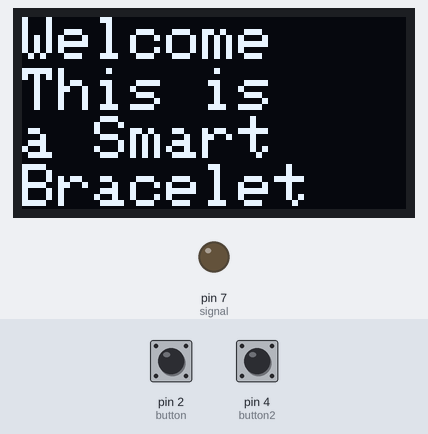
The sketch below on a simulated Arduino Uno, built with avr-gcc and run on an emulated ATmega328P. Shown: 128×64 one-colour display, output pins drawn as LEDs (lit = HIGH). Dashed ring = blinking. The test bench sets the inputs (shaded band); at power-on: pin 2 (button) LOW, pin 4 (button2) LOW.

Above: at 2.2 s.
2.3 s: pin 2 (button) pulled HIGH for 0.15 s
At 2.8 s:
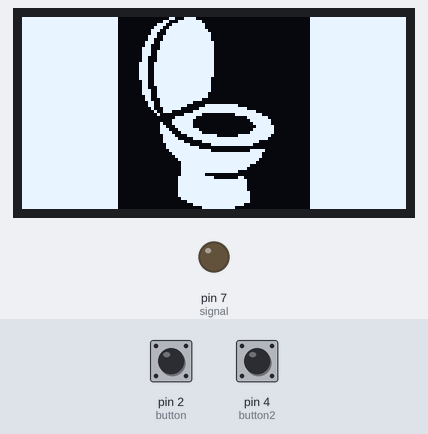
4.0 s: pin 4 (button2) pulled HIGH for 0.15 s
At 4.4 s:
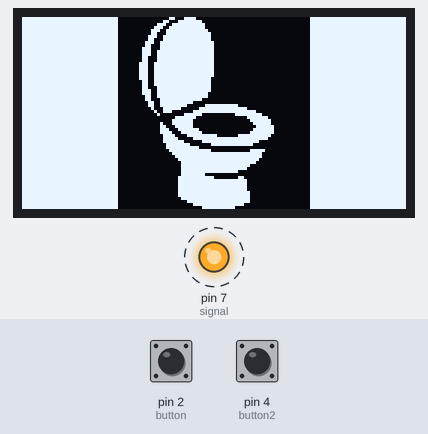
7.0 s: pin 4 (button2) pulled HIGH for 3.2 s
At 7.4 s:
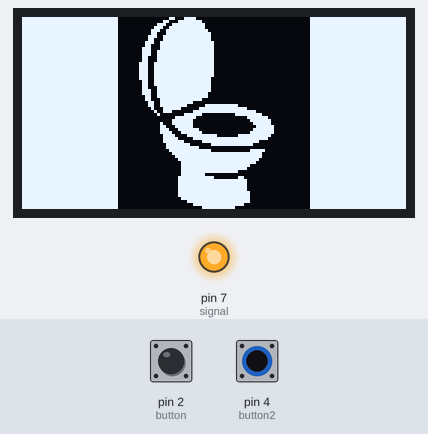
11.7 s: pin 2 (button) pulled HIGH for 1 s
At 13.4 s:
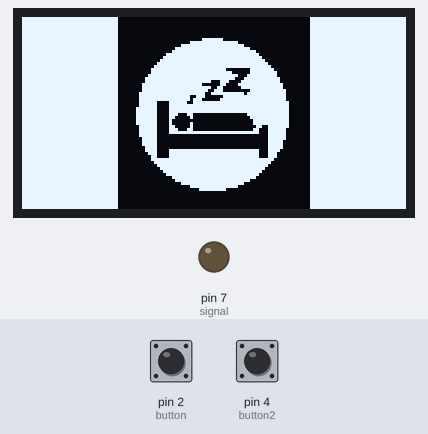
14.2 s: pin 4 (button2) pulled HIGH for 1 s
At 14.6 s:
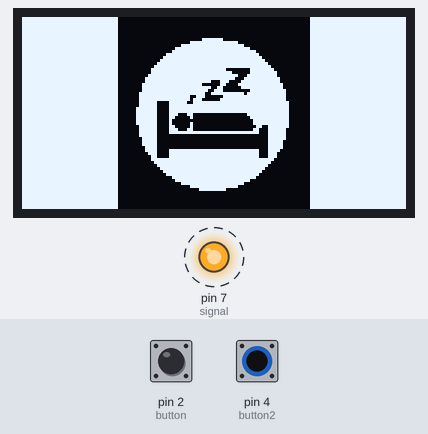
Timing chart, 0 to 17.2 s (numbered marks = the images above; inputs shaded):
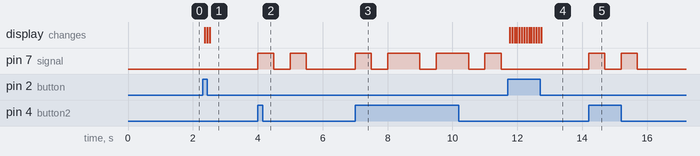

The sketch:

CareO_bracelet.ino
```cpp
#include <Wire.h>
#include <Adafruit_GFX.h>
#include <Adafruit_SSD1306.h>


#define OLED_WIDTH 128
#define OLED_HEIGHT 64

#define OLED_ADDR   0x3C

Adafruit_SSD1306 display(OLED_WIDTH, OLED_HEIGHT);

int ctr = 1;
const int button    = 2;
const int button2    = 4;
const int signal    = 7;

#define OLED_RESET 4
//Adafruit_SSD1306 display(128, 64, &Wire, OLED_RESET);

const unsigned char toilet [] PROGMEM = {
  0xff, 0xff, 0xff, 0xff, 0x00, 0x00, 0x63, 0xc0, 0x00, 0x00, 0x00, 0x00, 0xff, 0xff, 0xff, 0xff,
  0xff, 0xff, 0xff, 0xff, 0x00, 0x01, 0x8f, 0xf0, 0x00, 0x00, 0x00, 0x00, 0xff, 0xff, 0xff, 0xff,
  0xff, 0xff, 0xff, 0xff, 0x00, 0x07, 0x3f, 0xf8, 0x00, 0x00, 0x00, 0x00, 0xff, 0xff, 0xff, 0xff,
  0xff, 0xff, 0xff, 0xff, 0x00, 0x0e, 0x7f, 0xf8, 0x00, 0x00, 0x00, 0x00, 0xff, 0xff, 0xff, 0xff,
  0xff, 0xff, 0xff, 0xff, 0x00, 0x1c, 0xff, 0xfc, 0x00, 0x00, 0x00, 0x00, 0xff, 0xff, 0xff, 0xff,
  0xff, 0xff, 0xff, 0xff, 0x00, 0x18, 0xff, 0xfe, 0x00, 0x00, 0x00, 0x00, 0xff, 0xff, 0xff, 0xff,
  0xff, 0xff, 0xff, 0xff, 0x00, 0x39, 0xff, 0xfe, 0x00, 0x00, 0x00, 0x00, 0xff, 0xff, 0xff, 0xff,
  0xff, 0xff, 0xff, 0xff, 0x00, 0x31, 0xff, 0xfe, 0x00, 0x00, 0x00, 0x00, 0xff, 0xff, 0xff, 0xff,
  0xff, 0xff, 0xff, 0xff, 0x00, 0x73, 0xff, 0xff, 0x00, 0x00, 0x00, 0x00, 0xff, 0xff, 0xff, 0xff,
  0xff, 0xff, 0xff, 0xff, 0x00, 0x63, 0xff, 0xff, 0x00, 0x00, 0x00, 0x00, 0xff, 0xff, 0xff, 0xff,
  0xff, 0xff, 0xff, 0xff, 0x00, 0xe3, 0xff, 0xff, 0x00, 0x00, 0x00, 0x00, 0xff, 0xff, 0xff, 0xff,
  0xff, 0xff, 0xff, 0xff, 0x00, 0xe7, 0xff, 0xff, 0x00, 0x00, 0x00, 0x00, 0xff, 0xff, 0xff, 0xff,
  0xff, 0xff, 0xff, 0xff, 0x00, 0xe7, 0xff, 0xff, 0x00, 0x00, 0x00, 0x00, 0xff, 0xff, 0xff, 0xff,
  0xff, 0xff, 0xff, 0xff, 0x00, 0xc7, 0xff, 0xff, 0x00, 0x00, 0x00, 0x00, 0xff, 0xff, 0xff, 0xff,
  0xff, 0xff, 0xff, 0xff, 0x00, 0xc7, 0xff, 0xff, 0x00, 0x00, 0x00, 0x00, 0xff, 0xff, 0xff, 0xff,
  0xff, 0xff, 0xff, 0xff, 0x01, 0xcf, 0xff, 0xff, 0x00, 0x00, 0x00, 0x00, 0xff, 0xff, 0xff, 0xff,
  0xff, 0xff, 0xff, 0xff, 0x01, 0xcf, 0xff, 0xff, 0x00, 0x00, 0x00, 0x00, 0xff, 0xff, 0xff, 0xff,
  0xff, 0xff, 0xff, 0xff, 0x01, 0xcf, 0xff, 0xff, 0x00, 0x00, 0x00, 0x00, 0xff, 0xff, 0xff, 0xff,
  0xff, 0xff, 0xff, 0xff, 0x01, 0xcf, 0xff, 0xff, 0x00, 0x00, 0x00, 0x00, 0xff, 0xff, 0xff, 0xff,
  0xff, 0xff, 0xff, 0xff, 0x01, 0xcf, 0xff, 0xff, 0x00, 0x00, 0x00, 0x00, 0xff, 0xff, 0xff, 0xff,
  0xff, 0xff, 0xff, 0xff, 0x01, 0xcf, 0xff, 0xfe, 0x00, 0x00, 0x00, 0x00, 0xff, 0xff, 0xff, 0xff,
  0xff, 0xff, 0xff, 0xff, 0x00, 0xcf, 0xff, 0xfe, 0x00, 0x00, 0x00, 0x00, 0xff, 0xff, 0xff, 0xff,
  0xff, 0xff, 0xff, 0xff, 0x00, 0xcf, 0xff, 0xfe, 0x00, 0x00, 0x00, 0x00, 0xff, 0xff, 0xff, 0xff,
  0xff, 0xff, 0xff, 0xff, 0x00, 0xc7, 0xff, 0xfe, 0x00, 0x00, 0x00, 0x00, 0xff, 0xff, 0xff, 0xff,
  0xff, 0xff, 0xff, 0xff, 0x00, 0xe7, 0xff, 0xfe, 0x00, 0x00, 0x00, 0x00, 0xff, 0xff, 0xff, 0xff,
  0xff, 0xff, 0xff, 0xff, 0x00, 0xe7, 0xff, 0xfc, 0x00, 0x00, 0x00, 0x00, 0xff, 0xff, 0xff, 0xff,
  0xff, 0xff, 0xff, 0xff, 0x00, 0x67, 0xff, 0xfc, 0x00, 0x00, 0x00, 0x00, 0xff, 0xff, 0xff, 0xff,
  0xff, 0xff, 0xff, 0xff, 0x00, 0x63, 0xff, 0xf0, 0x00, 0x00, 0x00, 0x00, 0xff, 0xff, 0xff, 0xff,
  0xff, 0xff, 0xff, 0xff, 0x00, 0x33, 0xff, 0x80, 0x00, 0x00, 0x00, 0x00, 0xff, 0xff, 0xff, 0xff,
  0xff, 0xff, 0xff, 0xff, 0x00, 0x33, 0xfe, 0x07, 0xff, 0x00, 0x00, 0x00, 0xff, 0xff, 0xff, 0xff,
  0xff, 0xff, 0xff, 0xff, 0x00, 0x11, 0xf8, 0x1f, 0xff, 0xe0, 0x00, 0x00, 0xff, 0xff, 0xff, 0xff,
  0xff, 0xff, 0xff, 0xff, 0x00, 0x09, 0xc0, 0x7f, 0xff, 0xfc, 0x00, 0x00, 0xff, 0xff, 0xff, 0xff,
  0xff, 0xff, 0xff, 0xff, 0x00, 0x04, 0x03, 0xf0, 0x01, 0xff, 0x00, 0x00, 0xff, 0xff, 0xff, 0xff,
  0xff, 0xff, 0xff, 0xff, 0x00, 0x00, 0x1f, 0xc0, 0x00, 0x1f, 0xc0, 0x00, 0xff, 0xff, 0xff, 0xff,
  0xff, 0xff, 0xff, 0xff, 0x00, 0x00, 0x3f, 0x80, 0x00, 0x0f, 0xe0, 0x00, 0xff, 0xff, 0xff, 0xff,
  0xff, 0xff, 0xff, 0xff, 0x00, 0x02, 0x3f, 0x80, 0x00, 0x07, 0xe0, 0x00, 0xff, 0xff, 0xff, 0xff,
  0xff, 0xff, 0xff, 0xff, 0x00, 0x03, 0x1f, 0x80, 0x00, 0x03, 0xf0, 0x00, 0xff, 0xff, 0xff, 0xff,
  0xff, 0xff, 0xff, 0xff, 0x00, 0x03, 0x8f, 0xe0, 0x00, 0x07, 0xf0, 0x00, 0xff, 0xff, 0xff, 0xff,
  0xff, 0xff, 0xff, 0xff, 0x00, 0x03, 0xc7, 0xf0, 0x00, 0x0f, 0xf0, 0x00, 0xff, 0xff, 0xff, 0xff,
  0xff, 0xff, 0xff, 0xff, 0x00, 0x01, 0xe1, 0xff, 0x80, 0xff, 0xe0, 0x00, 0xff, 0xff, 0xff, 0xff,
  0xff, 0xff, 0xff, 0xff, 0x00, 0x01, 0xf0, 0x7f, 0xff, 0xff, 0xc0, 0x00, 0xff, 0xff, 0xff, 0xff,
  0xff, 0xff, 0xff, 0xff, 0x00, 0x01, 0xfc, 0x0f, 0xff, 0xfe, 0x00, 0x00, 0xff, 0xff, 0xff, 0xff,
  0xff, 0xff, 0xff, 0xff, 0x00, 0x00, 0xff, 0x01, 0xff, 0xf8, 0x00, 0x00, 0xff, 0xff, 0xff, 0xff,
  0xff, 0xff, 0xff, 0xff, 0x00, 0x00, 0xff, 0xe0, 0x00, 0x00, 0x00, 0x00, 0xff, 0xff, 0xff, 0xff,
  0xff, 0xff, 0xff, 0xff, 0x00, 0x00, 0x7f, 0xfe, 0x00, 0x0f, 0x80, 0x00, 0xff, 0xff, 0xff, 0xff,
  0xff, 0xff, 0xff, 0xff, 0x00, 0x00, 0x3f, 0xff, 0xff, 0xff, 0x00, 0x00, 0xff, 0xff, 0xff, 0xff,
  0xff, 0xff, 0xff, 0xff, 0x00, 0x00, 0x1f, 0xff, 0xff, 0xff, 0x00, 0x00, 0xff, 0xff, 0xff, 0xff,
  0xff, 0xff, 0xff, 0xff, 0x00, 0x00, 0x0f, 0xff, 0xff, 0xfe, 0x00, 0x00, 0xff, 0xff, 0xff, 0xff,
  0xff, 0xff, 0xff, 0xff, 0x00, 0x00, 0x07, 0xff, 0xff, 0xfc, 0x00, 0x00, 0xff, 0xff, 0xff, 0xff,
  0xff, 0xff, 0xff, 0xff, 0x00, 0x00, 0x07, 0xff, 0xff, 0xf0, 0x00, 0x00, 0xff, 0xff, 0xff, 0xff,
  0xff, 0xff, 0xff, 0xff, 0x00, 0x00, 0x07, 0xff, 0xff, 0xe0, 0x00, 0x00, 0xff, 0xff, 0xff, 0xff,
  0xff, 0xff, 0xff, 0xff, 0x00, 0x00, 0x07, 0xff, 0xff, 0x00, 0x00, 0x00, 0xff, 0xff, 0xff, 0xff,
  0xff, 0xff, 0xff, 0xff, 0x00, 0x00, 0x07, 0xf8, 0x00, 0x00, 0x00, 0x00, 0xff, 0xff, 0xff, 0xff,
  0xff, 0xff, 0xff, 0xff, 0x00, 0x00, 0x0f, 0xff, 0x00, 0xc0, 0x00, 0x00, 0xff, 0xff, 0xff, 0xff,
  0xff, 0xff, 0xff, 0xff, 0x00, 0x00, 0x0f, 0xff, 0xff, 0xe0, 0x00, 0x00, 0xff, 0xff, 0xff, 0xff,
  0xff, 0xff, 0xff, 0xff, 0x00, 0x00, 0x0f, 0xff, 0xff, 0xe0, 0x00, 0x00, 0xff, 0xff, 0xff, 0xff,
  0xff, 0xff, 0xff, 0xff, 0x00, 0x00, 0x0f, 0xff, 0xff, 0xe0, 0x00, 0x00, 0xff, 0xff, 0xff, 0xff,
  0xff, 0xff, 0xff, 0xff, 0x00, 0x00, 0x0f, 0xff, 0xff, 0xe0, 0x00, 0x00, 0xff, 0xff, 0xff, 0xff,
  0xff, 0xff, 0xff, 0xff, 0x00, 0x00, 0x0f, 0xff, 0xff, 0xf0, 0x00, 0x00, 0xff, 0xff, 0xff, 0xff,
  0xff, 0xff, 0xff, 0xff, 0x00, 0x00, 0x0f, 0xff, 0xff, 0xf0, 0x00, 0x00, 0xff, 0xff, 0xff, 0xff,
  0xff, 0xff, 0xff, 0xff, 0x00, 0x00, 0x07, 0xff, 0xff, 0xf0, 0x00, 0x00, 0xff, 0xff, 0xff, 0xff,
  0xff, 0xff, 0xff, 0xff, 0x00, 0x00, 0x01, 0xff, 0xff, 0xf0, 0x00, 0x00, 0xff, 0xff, 0xff, 0xff,
  0xff, 0xff, 0xff, 0xff, 0x00, 0x00, 0x00, 0x7f, 0xff, 0xc0, 0x00, 0x00, 0xff, 0xff, 0xff, 0xff,
  0xff, 0xff, 0xff, 0xff, 0x00, 0x00, 0x00, 0x0f, 0xfe, 0x00, 0x00, 0x00, 0xff, 0xff, 0xff, 0xff
};


const unsigned char sleep [] PROGMEM = {
  0xff, 0xff, 0xff, 0xff, 0x00, 0x00, 0x00, 0x00, 0x00, 0x00, 0x00, 0x00, 0xff, 0xff, 0xff, 0xff,
  0xff, 0xff, 0xff, 0xff, 0x00, 0x00, 0x00, 0x00, 0x00, 0x00, 0x00, 0x00, 0xff, 0xff, 0xff, 0xff,
  0xff, 0xff, 0xff, 0xff, 0x00, 0x00, 0x00, 0x00, 0x00, 0x00, 0x00, 0x00, 0xff, 0xff, 0xff, 0xff,
  0xff, 0xff, 0xff, 0xff, 0x00, 0x00, 0x00, 0x00, 0x00, 0x00, 0x00, 0x00, 0xff, 0xff, 0xff, 0xff,
  0xff, 0xff, 0xff, 0xff, 0x00, 0x00, 0x00, 0x00, 0x00, 0x00, 0x00, 0x00, 0xff, 0xff, 0xff, 0xff,
  0xff, 0xff, 0xff, 0xff, 0x00, 0x00, 0x00, 0x00, 0x00, 0x00, 0x00, 0x00, 0xff, 0xff, 0xff, 0xff,
  0xff, 0xff, 0xff, 0xff, 0x00, 0x00, 0x00, 0x00, 0x00, 0x00, 0x00, 0x00, 0xff, 0xff, 0xff, 0xff,
  0xff, 0xff, 0xff, 0xff, 0x00, 0x00, 0x00, 0x0f, 0xe0, 0x00, 0x00, 0x00, 0xff, 0xff, 0xff, 0xff,
  0xff, 0xff, 0xff, 0xff, 0x00, 0x00, 0x00, 0xff, 0xff, 0x00, 0x00, 0x00, 0xff, 0xff, 0xff, 0xff,
  0xff, 0xff, 0xff, 0xff, 0x00, 0x00, 0x07, 0xff, 0xff, 0xc0, 0x00, 0x00, 0xff, 0xff, 0xff, 0xff,
  0xff, 0xff, 0xff, 0xff, 0x00, 0x00, 0x1f, 0xff, 0xff, 0xf0, 0x00, 0x00, 0xff, 0xff, 0xff, 0xff,
  0xff, 0xff, 0xff, 0xff, 0x00, 0x00, 0x3f, 0xff, 0xff, 0xfc, 0x00, 0x00, 0xff, 0xff, 0xff, 0xff,
  0xff, 0xff, 0xff, 0xff, 0x00, 0x00, 0xff, 0xff, 0xff, 0xfe, 0x00, 0x00, 0xff, 0xff, 0xff, 0xff,
  0xff, 0xff, 0xff, 0xff, 0x00, 0x01, 0xff, 0xff, 0xff, 0xff, 0x00, 0x00, 0xff, 0xff, 0xff, 0xff,
  0xff, 0xff, 0xff, 0xff, 0x00, 0x03, 0xff, 0xff, 0xff, 0xff, 0x80, 0x00, 0xff, 0xff, 0xff, 0xff,
  0xff, 0xff, 0xff, 0xff, 0x00, 0x07, 0xff, 0xff, 0xff, 0xff, 0xc0, 0x00, 0xff, 0xff, 0xff, 0xff,
  0xff, 0xff, 0xff, 0xff, 0x00, 0x0f, 0xff, 0xff, 0xff, 0xff, 0xe0, 0x00, 0xff, 0xff, 0xff, 0xff,
  0xff, 0xff, 0xff, 0xff, 0x00, 0x1f, 0xff, 0xff, 0xf0, 0x0f, 0xf0, 0x00, 0xff, 0xff, 0xff, 0xff,
  0xff, 0xff, 0xff, 0xff, 0x00, 0x1f, 0xff, 0xff, 0xfc, 0x0f, 0xf8, 0x00, 0xff, 0xff, 0xff, 0xff,
  0xff, 0xff, 0xff, 0xff, 0x00, 0x3f, 0xff, 0xff, 0xff, 0x1f, 0xf8, 0x00, 0xff, 0xff, 0xff, 0xff,
  0xff, 0xff, 0xff, 0xff, 0x00, 0x7f, 0xff, 0xff, 0xfe, 0x3f, 0xfc, 0x00, 0xff, 0xff, 0xff, 0xff,
  0xff, 0xff, 0xff, 0xff, 0x00, 0x7f, 0xff, 0xfe, 0x38, 0x7f, 0xfc, 0x00, 0xff, 0xff, 0xff, 0xff,
  0xff, 0xff, 0xff, 0xff, 0x00, 0xff, 0xff, 0xf0, 0x30, 0xff, 0xfe, 0x00, 0xff, 0xff, 0xff, 0xff,
  0xff, 0xff, 0xff, 0xff, 0x00, 0xff, 0xff, 0xfe, 0x60, 0x7f, 0xfe, 0x00, 0xff, 0xff, 0xff, 0xff,
  0xff, 0xff, 0xff, 0xff, 0x00, 0xff, 0xff, 0xfc, 0xe0, 0x0f, 0xff, 0x00, 0xff, 0xff, 0xff, 0xff,
  0xff, 0xff, 0xff, 0xff, 0x01, 0xff, 0xff, 0xf9, 0xff, 0xdf, 0xff, 0x00, 0xff, 0xff, 0xff, 0xff,
  0xff, 0xff, 0xff, 0xff, 0x01, 0xff, 0xff, 0x38, 0x1f, 0xff, 0xff, 0x00, 0xff, 0xff, 0xff, 0xff,
  0xff, 0xff, 0xff, 0xff, 0x01, 0xff, 0xff, 0x70, 0x3f, 0xff, 0xff, 0x00, 0xff, 0xff, 0xff, 0xff,
  0xff, 0xff, 0xff, 0xff, 0x01, 0xf8, 0x7e, 0x7f, 0xff, 0xff, 0xff, 0x80, 0xff, 0xff, 0xff, 0xff,
  0xff, 0xff, 0xff, 0xff, 0x01, 0xf8, 0x7f, 0xff, 0xff, 0xff, 0xff, 0x80, 0xff, 0xff, 0xff, 0xff,
  0xff, 0xff, 0xff, 0xff, 0x03, 0xf8, 0x7f, 0xff, 0xff, 0xff, 0xff, 0x80, 0xff, 0xff, 0xff, 0xff,
  0xff, 0xff, 0xff, 0xff, 0x03, 0xf8, 0x7f, 0xff, 0xff, 0xff, 0xff, 0x80, 0xff, 0xff, 0xff, 0xff,
  0xff, 0xff, 0xff, 0xff, 0x03, 0xf8, 0x71, 0x80, 0x00, 0x1f, 0xff, 0x80, 0xff, 0xff, 0xff, 0xff,
  0xff, 0xff, 0xff, 0xff, 0x03, 0xf8, 0x60, 0x80, 0x00, 0x0f, 0xff, 0x80, 0xff, 0xff, 0xff, 0xff,
  0xff, 0xff, 0xff, 0xff, 0x03, 0xf8, 0x40, 0x00, 0x00, 0x07, 0xff, 0x80, 0xff, 0xff, 0xff, 0xff,
  0xff, 0xff, 0xff, 0xff, 0x03, 0xf8, 0x40, 0x80, 0x00, 0x07, 0xff, 0x80, 0xff, 0xff, 0xff, 0xff,
  0xff, 0xff, 0xff, 0xff, 0x01, 0xf8, 0x60, 0x80, 0x00, 0x03, 0x3f, 0x80, 0xff, 0xff, 0xff, 0xff,
  0xff, 0xff, 0xff, 0xff, 0x01, 0xf8, 0x71, 0x80, 0x00, 0x06, 0x3f, 0x00, 0xff, 0xff, 0xff, 0xff,
  0xff, 0xff, 0xff, 0xff, 0x01, 0xf8, 0x7f, 0xff, 0xff, 0xfe, 0x3f, 0x00, 0xff, 0xff, 0xff, 0xff,
  0xff, 0xff, 0xff, 0xff, 0x01, 0xf8, 0x00, 0x00, 0x00, 0x00, 0x3f, 0x00, 0xff, 0xff, 0xff, 0xff,
  0xff, 0xff, 0xff, 0xff, 0x00, 0xf8, 0x00, 0x00, 0x00, 0x00, 0x3f, 0x00, 0xff, 0xff, 0xff, 0xff,
  0xff, 0xff, 0xff, 0xff, 0x00, 0xf8, 0x00, 0x00, 0x00, 0x00, 0x3e, 0x00, 0xff, 0xff, 0xff, 0xff,
  0xff, 0xff, 0xff, 0xff, 0x00, 0xf8, 0x00, 0x00, 0x00, 0x00, 0x3e, 0x00, 0xff, 0xff, 0xff, 0xff,
  0xff, 0xff, 0xff, 0xff, 0x00, 0x78, 0x00, 0x00, 0x00, 0x00, 0x3e, 0x00, 0xff, 0xff, 0xff, 0xff,
  0xff, 0xff, 0xff, 0xff, 0x00, 0x78, 0x7f, 0xff, 0xff, 0xfe, 0x3c, 0x00, 0xff, 0xff, 0xff, 0xff,
  0xff, 0xff, 0xff, 0xff, 0x00, 0x38, 0x7f, 0xff, 0xff, 0xfe, 0x38, 0x00, 0xff, 0xff, 0xff, 0xff,
  0xff, 0xff, 0xff, 0xff, 0x00, 0x18, 0x7f, 0xff, 0xff, 0xfe, 0x38, 0x00, 0xff, 0xff, 0xff, 0xff,
  0xff, 0xff, 0xff, 0xff, 0x00, 0x1f, 0xff, 0xff, 0xff, 0xff, 0xf0, 0x00, 0xff, 0xff, 0xff, 0xff,
  0xff, 0xff, 0xff, 0xff, 0x00, 0x0f, 0xff, 0xff, 0xff, 0xff, 0xe0, 0x00, 0xff, 0xff, 0xff, 0xff,
  0xff, 0xff, 0xff, 0xff, 0x00, 0x07, 0xff, 0xff, 0xff, 0xff, 0xc0, 0x00, 0xff, 0xff, 0xff, 0xff,
  0xff, 0xff, 0xff, 0xff, 0x00, 0x03, 0xff, 0xff, 0xff, 0xff, 0x80, 0x00, 0xff, 0xff, 0xff, 0xff,
  0xff, 0xff, 0xff, 0xff, 0x00, 0x01, 0xff, 0xff, 0xff, 0xff, 0x00, 0x00, 0xff, 0xff, 0xff, 0xff,
  0xff, 0xff, 0xff, 0xff, 0x00, 0x00, 0xff, 0xff, 0xff, 0xfe, 0x00, 0x00, 0xff, 0xff, 0xff, 0xff,
  0xff, 0xff, 0xff, 0xff, 0x00, 0x00, 0x3f, 0xff, 0xff, 0xfc, 0x00, 0x00, 0xff, 0xff, 0xff, 0xff,
  0xff, 0xff, 0xff, 0xff, 0x00, 0x00, 0x1f, 0xff, 0xff, 0xf0, 0x00, 0x00, 0xff, 0xff, 0xff, 0xff,
  0xff, 0xff, 0xff, 0xff, 0x00, 0x00, 0x07, 0xff, 0xff, 0xc0, 0x00, 0x00, 0xff, 0xff, 0xff, 0xff,
  0xff, 0xff, 0xff, 0xff, 0x00, 0x00, 0x00, 0xff, 0xff, 0x00, 0x00, 0x00, 0xff, 0xff, 0xff, 0xff,
  0xff, 0xff, 0xff, 0xff, 0x00, 0x00, 0x00, 0x1f, 0xf0, 0x00, 0x00, 0x00, 0xff, 0xff, 0xff, 0xff,
  0xff, 0xff, 0xff, 0xff, 0x00, 0x00, 0x00, 0x00, 0x00, 0x00, 0x00, 0x00, 0xff, 0xff, 0xff, 0xff,
  0xff, 0xff, 0xff, 0xff, 0x00, 0x00, 0x00, 0x00, 0x00, 0x00, 0x00, 0x00, 0xff, 0xff, 0xff, 0xff,
  0xff, 0xff, 0xff, 0xff, 0x00, 0x00, 0x00, 0x00, 0x00, 0x00, 0x00, 0x00, 0xff, 0xff, 0xff, 0xff,
  0xff, 0xff, 0xff, 0xff, 0x00, 0x00, 0x00, 0x00, 0x00, 0x00, 0x00, 0x00, 0xff, 0xff, 0xff, 0xff,
  0xff, 0xff, 0xff, 0xff, 0x00, 0x00, 0x00, 0x00, 0x00, 0x00, 0x00, 0x00, 0xff, 0xff, 0xff, 0xff,
  0xff, 0xff, 0xff, 0xff, 0x00, 0x00, 0x00, 0x00, 0x00, 0x00, 0x00, 0x00, 0xff, 0xff, 0xff, 0xff
};

const unsigned char food [] PROGMEM = {
  0x00, 0x00, 0x00, 0x00, 0x00, 0x00, 0x00, 0x00, 0x00, 0x00, 0x00, 0x00, 0x00, 0x00, 0x00, 0x00,
  0x00, 0x00, 0x00, 0x00, 0x00, 0x00, 0x00, 0x00, 0x00, 0x00, 0x00, 0x00, 0x00, 0x00, 0x00, 0x00,
  0x00, 0x00, 0x00, 0x00, 0x00, 0x00, 0x00, 0x00, 0x00, 0x00, 0x00, 0x00, 0x00, 0x00, 0x00, 0x00,
  0x00, 0x00, 0x00, 0x00, 0x00, 0x00, 0x00, 0x07, 0xf0, 0x00, 0x00, 0x00, 0x00, 0x00, 0x00, 0x00,
  0x00, 0x00, 0x01, 0x2d, 0x00, 0x00, 0x00, 0xff, 0xff, 0x00, 0x00, 0x00, 0x07, 0x00, 0x00, 0x00,
  0x00, 0x00, 0x01, 0x2d, 0x00, 0x00, 0x03, 0xff, 0xff, 0xe0, 0x00, 0x00, 0x07, 0x00, 0x00, 0x00,
  0x00, 0x00, 0x01, 0x2d, 0x00, 0x00, 0x1f, 0xff, 0xff, 0xfc, 0x00, 0x00, 0x0f, 0x00, 0x00, 0x00,
  0x00, 0x00, 0x01, 0x2d, 0x00, 0x00, 0x7f, 0xff, 0xff, 0xfe, 0x00, 0x00, 0x0f, 0x00, 0x00, 0x00,
  0x00, 0x00, 0x01, 0x2d, 0x00, 0x00, 0xff, 0xff, 0xff, 0xff, 0x80, 0x00, 0x0f, 0x00, 0x00, 0x00,
  0x00, 0x00, 0x01, 0x2d, 0x00, 0x03, 0xff, 0xff, 0xff, 0xff, 0xc0, 0x00, 0x0f, 0x00, 0x00, 0x00,
  0x00, 0x00, 0x03, 0x2d, 0x00, 0x07, 0xff, 0xff, 0xff, 0xff, 0xf0, 0x00, 0x1f, 0x00, 0x00, 0x00,
  0x00, 0x00, 0x03, 0x2d, 0x00, 0x0f, 0xff, 0xff, 0xff, 0xff, 0xf8, 0x00, 0x1f, 0x00, 0x00, 0x00,
  0x00, 0x00, 0x03, 0x2d, 0x80, 0x1f, 0xff, 0xff, 0xff, 0xff, 0xfc, 0x00, 0x1f, 0x00, 0x00, 0x00,
  0x00, 0x00, 0x03, 0x2d, 0x80, 0x3f, 0xff, 0xf8, 0x0f, 0xff, 0xfe, 0x00, 0x1f, 0x00, 0x00, 0x00,
  0x00, 0x00, 0x03, 0x2d, 0x80, 0x7f, 0xff, 0xc0, 0x01, 0xff, 0xfe, 0x00, 0x1f, 0x00, 0x00, 0x00,
  0x00, 0x00, 0x03, 0x2d, 0x80, 0x7f, 0xfe, 0x00, 0x00, 0x7f, 0xff, 0x00, 0x1f, 0x00, 0x00, 0x00,
  0x00, 0x00, 0x03, 0x2d, 0x80, 0xff, 0xfc, 0x00, 0x00, 0x1f, 0xff, 0x80, 0x1f, 0x00, 0x00, 0x00,
  0x00, 0x00, 0x03, 0xff, 0x81, 0xff, 0xf0, 0x00, 0x00, 0x07, 0xff, 0xc0, 0x3f, 0x00, 0x00, 0x00,
  0x00, 0x00, 0x03, 0xff, 0x81, 0xff, 0xe0, 0x00, 0x00, 0x03, 0xff, 0xc0, 0x3f, 0x00, 0x00, 0x00,
  0x00, 0x00, 0x03, 0xff, 0x83, 0xff, 0xc0, 0x00, 0x00, 0x01, 0xff, 0xe0, 0x3f, 0x00, 0x00, 0x00,
  0x00, 0x00, 0x03, 0xff, 0x03, 0xff, 0x80, 0x00, 0x00, 0x00, 0xff, 0xe0, 0x3f, 0x00, 0x00, 0x00,
  0x00, 0x00, 0x01, 0xff, 0x07, 0xff, 0x00, 0x00, 0x00, 0x00, 0xff, 0xf0, 0x3f, 0x00, 0x00, 0x00,
  0x00, 0x00, 0x01, 0xff, 0x07, 0xff, 0x00, 0x00, 0x00, 0x00, 0x7f, 0xf0, 0x3f, 0x00, 0x00, 0x00,
  0x00, 0x00, 0x00, 0xfe, 0x07, 0xfe, 0x00, 0x78, 0x0f, 0x00, 0x3f, 0xf0, 0x3f, 0x00, 0x00, 0x00,
  0x00, 0x00, 0x00, 0x7c, 0x0f, 0xfe, 0x01, 0xfe, 0x3f, 0xc0, 0x3f, 0xf8, 0x3f, 0x00, 0x00, 0x00,
  0x00, 0x00, 0x00, 0x3c, 0x0f, 0xfc, 0x03, 0xff, 0x7f, 0xe0, 0x1f, 0xf8, 0x3f, 0x00, 0x00, 0x00,
  0x00, 0x00, 0x00, 0x3c, 0x0f, 0xfc, 0x07, 0xff, 0xff, 0xf0, 0x1f, 0xf8, 0x3f, 0x00, 0x00, 0x00,
  0x00, 0x00, 0x00, 0x3c, 0x0f, 0xfc, 0x0f, 0xff, 0xff, 0xf0, 0x1f, 0xf8, 0x3f, 0x00, 0x00, 0x00,
  0x00, 0x00, 0x00, 0x3c, 0x1f, 0xf8, 0x0f, 0xff, 0xff, 0xf8, 0x0f, 0xfc, 0x3f, 0x00, 0x00, 0x00,
  0x00, 0x00, 0x00, 0x3c, 0x1f, 0xf8, 0x0f, 0xff, 0xff, 0xf8, 0x0f, 0xfc, 0x3f, 0x00, 0x00, 0x00,
  0x00, 0x00, 0x00, 0x7c, 0x1f, 0xf8, 0x0f, 0xff, 0xff, 0xf8, 0x0f, 0xfc, 0x3f, 0x00, 0x00, 0x00,
  0x00, 0x00, 0x00, 0x7c, 0x1f, 0xf8, 0x0f, 0xff, 0xff, 0xf8, 0x0f, 0xfc, 0x1f, 0x00, 0x00, 0x00,
  0x00, 0x00, 0x00, 0x7c, 0x1f, 0xf8, 0x0f, 0xff, 0xff, 0xf8, 0x0f, 0xfc, 0x0f, 0x00, 0x00, 0x00,
  0x00, 0x00, 0x00, 0x7c, 0x1f, 0xf8, 0x0f, 0xff, 0xff, 0xf8, 0x0f, 0xfc, 0x0f, 0x00, 0x00, 0x00,
  0x00, 0x00, 0x00, 0x7c, 0x1f, 0xf8, 0x0f, 0xff, 0xff, 0xf8, 0x0f, 0xfc, 0x0f, 0x00, 0x00, 0x00,
  0x00, 0x00, 0x00, 0x7c, 0x1f, 0xf8, 0x07, 0xff, 0xff, 0xf0, 0x0f, 0xfc, 0x0f, 0x00, 0x00, 0x00,
  0x00, 0x00, 0x00, 0x7c, 0x1f, 0xf8, 0x03, 0xff, 0xff, 0xe0, 0x0f, 0xfc, 0x0f, 0x00, 0x00, 0x00,
  0x00, 0x00, 0x00, 0x7c, 0x1f, 0xf8, 0x01, 0xff, 0xff, 0xc0, 0x0f, 0xfc, 0x0f, 0x00, 0x00, 0x00,
  0x00, 0x00, 0x00, 0x7c, 0x0f, 0xfc, 0x00, 0xff, 0xff, 0x80, 0x1f, 0xf8, 0x0f, 0x00, 0x00, 0x00,
  0x00, 0x00, 0x00, 0x7c, 0x0f, 0xfc, 0x00, 0xff, 0xff, 0x00, 0x1f, 0xf8, 0x0f, 0x00, 0x00, 0x00,
  0x00, 0x00, 0x00, 0x7c, 0x0f, 0xfc, 0x00, 0x7f, 0xfe, 0x00, 0x1f, 0xf8, 0x0f, 0x00, 0x00, 0x00,
  0x00, 0x00, 0x00, 0x7c, 0x0f, 0xfe, 0x00, 0x1f, 0xfc, 0x00, 0x3f, 0xf8, 0x0f, 0x00, 0x00, 0x00,
  0x00, 0x00, 0x00, 0x7c, 0x07, 0xfe, 0x00, 0x0f, 0xf8, 0x00, 0x3f, 0xf0, 0x0f, 0x80, 0x00, 0x00,
  0x00, 0x00, 0x00, 0x7c, 0x07, 0xff, 0x00, 0x03, 0xe0, 0x00, 0x7f, 0xf0, 0x0f, 0x80, 0x00, 0x00,
  0x00, 0x00, 0x00, 0x7c, 0x07, 0xff, 0x00, 0x01, 0xc0, 0x00, 0x7f, 0xf0, 0x0f, 0x80, 0x00, 0x00,
  0x00, 0x00, 0x00, 0x7c, 0x03, 0xff, 0x80, 0x00, 0x00, 0x00, 0xff, 0xe0, 0x0f, 0x80, 0x00, 0x00,
  0x00, 0x00, 0x00, 0x7c, 0x03, 0xff, 0xc0, 0x00, 0x00, 0x01, 0xff, 0xe0, 0x0f, 0x80, 0x00, 0x00,
  0x00, 0x00, 0x00, 0x7c, 0x01, 0xff, 0xe0, 0x00, 0x00, 0x03, 0xff, 0xc0, 0x0f, 0x80, 0x00, 0x00,
  0x00, 0x00, 0x00, 0x7c, 0x01, 0xff, 0xf0, 0x00, 0x00, 0x07, 0xff, 0xc0, 0x0f, 0x80, 0x00, 0x00,
  0x00, 0x00, 0x00, 0x7c, 0x00, 0xff, 0xfc, 0x00, 0x00, 0x1f, 0xff, 0x80, 0x0f, 0x80, 0x00, 0x00,
  0x00, 0x00, 0x00, 0x7c, 0x00, 0x7f, 0xfe, 0x00, 0x00, 0x3f, 0xff, 0x00, 0x0f, 0x80, 0x00, 0x00,
  0x00, 0x00, 0x00, 0x7c, 0x00, 0x7f, 0xff, 0xc0, 0x01, 0xff, 0xfe, 0x00, 0x0f, 0x80, 0x00, 0x00,
  0x00, 0x00, 0x00, 0x7c, 0x00, 0x3f, 0xff, 0xfc, 0x1f, 0xff, 0xfe, 0x00, 0x0f, 0x80, 0x00, 0x00,
  0x00, 0x00, 0x00, 0x7c, 0x00, 0x1f, 0xff, 0xff, 0xff, 0xff, 0xfc, 0x00, 0x0f, 0x80, 0x00, 0x00,
  0x00, 0x00, 0x00, 0x7c, 0x00, 0x0f, 0xff, 0xff, 0xff, 0xff, 0xf8, 0x00, 0x0f, 0x80, 0x00, 0x00,
  0x00, 0x00, 0x00, 0x7c, 0x00, 0x07, 0xff, 0xff, 0xff, 0xff, 0xf0, 0x00, 0x0f, 0x80, 0x00, 0x00,
  0x00, 0x00, 0x00, 0x7c, 0x00, 0x01, 0xff, 0xff, 0xff, 0xff, 0xc0, 0x00, 0x1f, 0x80, 0x00, 0x00,
  0x00, 0x00, 0x00, 0x7c, 0x00, 0x00, 0xff, 0xff, 0xff, 0xff, 0x80, 0x00, 0x1f, 0x80, 0x00, 0x00,
  0x00, 0x00, 0x00, 0x7c, 0x00, 0x00, 0x3f, 0xff, 0xff, 0xfe, 0x00, 0x00, 0x1f, 0x80, 0x00, 0x00,
  0x00, 0x00, 0x00, 0x7c, 0x00, 0x00, 0x1f, 0xff, 0xff, 0xfc, 0x00, 0x00, 0x1f, 0x80, 0x00, 0x00,
  0x00, 0x00, 0x00, 0x7c, 0x00, 0x00, 0x07, 0xff, 0xff, 0xe0, 0x00, 0x00, 0x1f, 0x80, 0x00, 0x00,
  0x00, 0x00, 0x00, 0x7c, 0x00, 0x00, 0x00, 0x7f, 0xff, 0x00, 0x00, 0x00, 0x0f, 0x80, 0x00, 0x00,
  0x00, 0x00, 0x00, 0x00, 0x00, 0x00, 0x00, 0x00, 0x00, 0x00, 0x00, 0x00, 0x00, 0x00, 0x00, 0x00,
  0x00, 0x00, 0x00, 0x00, 0x00, 0x00, 0x00, 0x00, 0x00, 0x00, 0x00, 0x00, 0x00, 0x00, 0x00, 0x00
};


void setup() {

  display.begin(SSD1306_SWITCHCAPVCC, OLED_ADDR);
  Serial.begin(9600);

  pinMode(button,INPUT);
  pinMode(button2,INPUT);
  pinMode(signal,OUTPUT);

  display.clearDisplay();

  display.setTextSize(2);
  display.setTextColor(WHITE);
  display.setCursor(0, 0);
  display.println("Welcome");

  display.setTextSize(2);
  display.setTextColor(WHITE);
  display.setCursor(0, 17);
  display.println("This is");
  display.println("a Smart");
  display.println("Bracelet");

  display.display();

  delay(1000);

   display.clearDisplay();
}

void loop() {


  int  NextButton = digitalRead(button);
  int  ChooseButton = digitalRead(button2);


  if (NextButton == HIGH)
  {
    if (ctr == 1)
    {
      display.clearDisplay();
      display.begin(SSD1306_SWITCHCAPVCC,0x3C);
      display.clearDisplay();
      display.drawBitmap(0, 0, food, 128, 64, WHITE);
      display.display();

      ctr ++;
    }
    else if (ctr == 2)
    {
      display.clearDisplay();
      display.begin(SSD1306_SWITCHCAPVCC,0x3C);
      display.clearDisplay();
      display.drawBitmap(0, 0, sleep, 128, 64, WHITE);
      display.display();

      ctr ++;
    }
    else
    {
      display.clearDisplay();
      display.begin(SSD1306_SWITCHCAPVCC,0x3C);
      display.clearDisplay();
      display.drawBitmap(0, 0, toilet, 128, 64, WHITE);
      display.display();

      ctr = 1;
    }
  }
  else if (ChooseButton == HIGH)
  {
      digitalWrite(signal, HIGH);
      delay(500);
      digitalWrite(signal, LOW);
      delay(500);
      digitalWrite(signal, HIGH);
      delay(500);
      digitalWrite(signal, LOW);
  }
}
```

Measured:
- after the input at 2.3 s, the display: first changes after 0.07 s (image 1 shows a later state)
- after the input at 4.0 s, pin 7 (signal): alternates HIGH for 0.50 s and LOW for 0.50 s, 4 changes in all, then stays LOW, starting at once
- after the input at 7.0 s, pin 7 (signal): LOW → HIGH at once, then repeats every 1.5 s: LOW 0.50 s, HIGH 1.0 s
- after the input at 11.7 s, the display: first changes after 0.07 s (image 4 shows a later state)
- after the input at 14.2 s, pin 7 (signal): alternates HIGH for 0.50 s and LOW for 0.50 s, 4 changes in all, then stays LOW, starting at once
